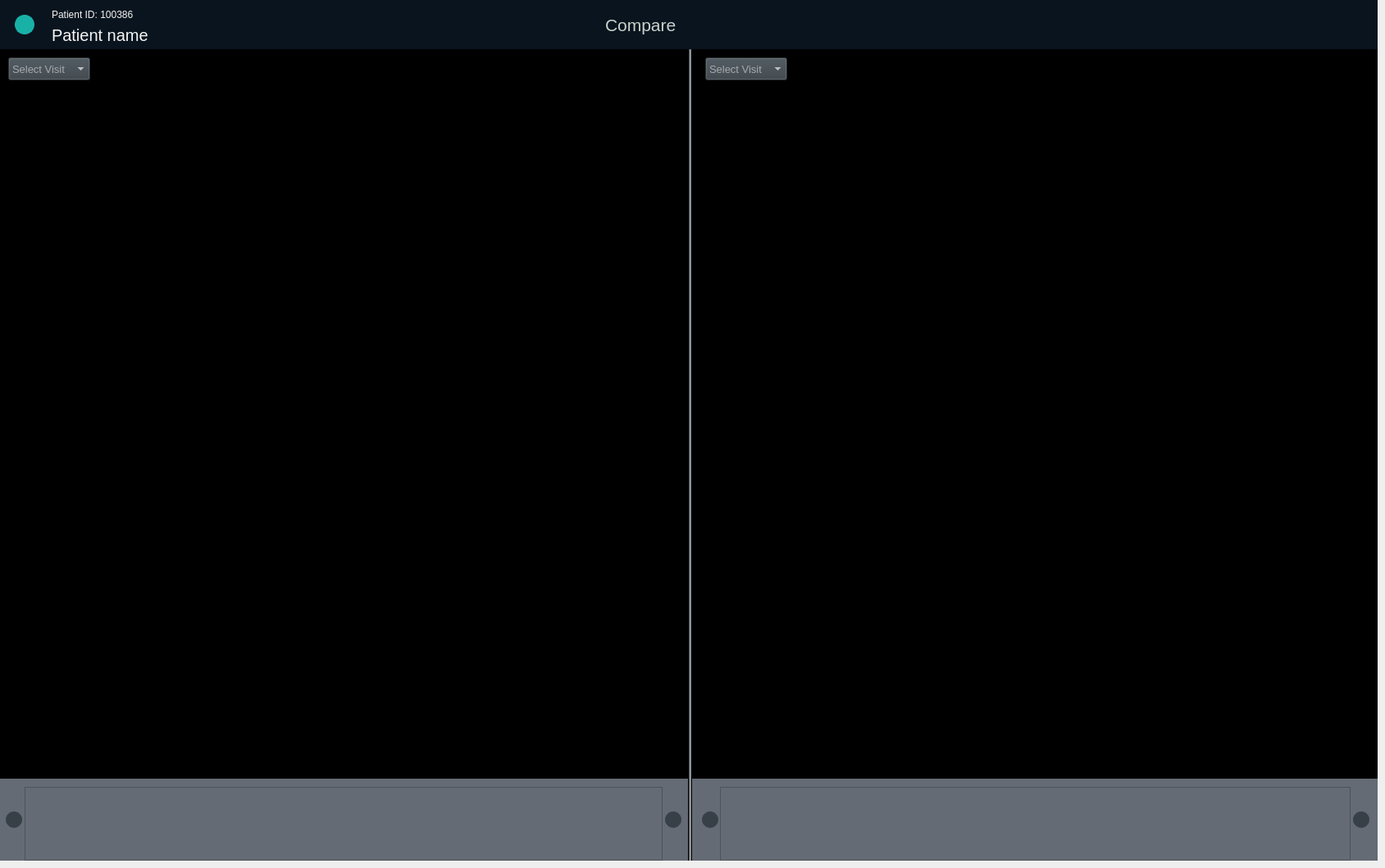
    <widget class="QWidget" name="compare_widget">
     <widget class="QFrame" name="frame_22">
      <property name="geometry">
       <rect>
        <x>0</x>
        <y>0</y>
        <width>1680</width>
        <height>60</height>
       </rect>
      </property>
      <property name="styleSheet">
       <string notr="true">background-color: rgb(10, 20, 30);</string>
      </property>
      <property name="frameShape">
       <enum>QFrame::NoFrame</enum>
      </property>
      <widget class="QPushButton" name="btn_back_compare">
       <property name="geometry">
        <rect>
         <x>18</x>
         <y>18</y>
         <width>24</width>
         <height>24</height>
        </rect>
       </property>
       <property name="styleSheet">
        <string notr="true">background-color: rgb(24, 177, 168);
border-radius: 12px;
border: 2px solid rgb(24, 177, 168);</string>
       </property>
       <property name="text">
        <string/>
       </property>
       <property name="icon">
        <iconset resource="myresource.qrc">
         <normaloff>:/new/prefix_stack/images/chevron-left.png</normaloff>:/new/prefix_stack/images/chevron-left.png</iconset>
       </property>
      </widget>
      <widget class="QLabel" name="lbl_compare_pid">
       <property name="geometry">
        <rect>
         <x>63</x>
         <y>10</y>
         <width>181</width>
         <height>16</height>
        </rect>
       </property>
       <property name="styleSheet">
        <string notr="true">color: rgb(245, 246, 245);
font: 500 11pt &quot;Ubuntu&quot;;</string>
       </property>
       <property name="text">
        <string>Patient ID: 100386</string>
       </property>
      </widget>
      <widget class="QLabel" name="lbl_compare_pname">
       <property name="geometry">
        <rect>
         <x>63</x>
         <y>30</y>
         <width>181</width>
         <height>25</height>
        </rect>
       </property>
       <property name="font">
        <font>
         <family>Ubuntu</family>
         <pointsize>15</pointsize>
         <italic>false</italic>
         <bold>false</bold>
        </font>
       </property>
       <property name="styleSheet">
        <string notr="true">color: rgb(245, 246, 245);
font: 500 15pt &quot;Ubuntu&quot;;</string>
       </property>
       <property name="text">
        <string>Patient name</string>
       </property>
      </widget>
      <widget class="QLabel" name="label_66">
       <property name="geometry">
        <rect>
         <x>738</x>
         <y>15</y>
         <width>121</width>
         <height>31</height>
        </rect>
       </property>
       <property name="font">
        <font>
         <family>Ubuntu</family>
         <pointsize>16</pointsize>
         <italic>false</italic>
         <bold>false</bold>
        </font>
       </property>
       <property name="styleSheet">
        <string notr="true">font: 500 16pt &quot;Ubuntu&quot;;
color: rgb(200, 211, 204);</string>
       </property>
       <property name="text">
        <string>Compare</string>
       </property>
      </widget>
      <widget class="QLabel" name="label_64">
       <property name="geometry">
        <rect>
         <x>1472</x>
         <y>15</y>
         <width>117</width>
         <height>28</height>
        </rect>
       </property>
       <property name="text">
        <string/>
       </property>
       <property name="pixmap">
        <pixmap>:/new/prefix_topheader/image/logo_with_text.png</pixmap>
       </property>
      </widget>
     </widget>
     <widget class="QFrame" name="frame_23">
      <property name="geometry">
       <rect>
        <x>0</x>
        <y>60</y>
        <width>1680</width>
        <height>990</height>
       </rect>
      </property>
      <property name="styleSheet">
       <string notr="true">background-color: rgb(0, 0, 0);</string>
      </property>
      <property name="frameShape">
       <enum>QFrame::NoFrame</enum>
      </property>
      <widget class="Line" name="line_6">
       <property name="geometry">
        <rect>
         <x>840</x>
         <y>0</y>
         <width>3</width>
         <height>1050</height>
        </rect>
       </property>
       <property name="styleSheet">
        <string notr="true">background-color: rgb(132, 137, 143);</string>
       </property>
       <property name="orientation">
        <enum>Qt::Vertical</enum>
       </property>
      </widget>
      <widget class="QFrame" name="frame_24">
       <property name="geometry">
        <rect>
         <x>0</x>
         <y>890</y>
         <width>839</width>
         <height>100</height>
        </rect>
       </property>
       <property name="styleSheet">
        <string notr="true">background-color: rgb(100, 107, 116);</string>
       </property>
       <property name="frameShape">
        <enum>QFrame::NoFrame</enum>
       </property>
       <widget class="QPushButton" name="btn_visit_back_left">
        <property name="geometry">
         <rect>
          <x>5</x>
          <y>38</y>
          <width>24</width>
          <height>24</height>
         </rect>
        </property>
        <property name="styleSheet">
         <string notr="true">background-color: #374047;
border-radius: 12px;
border: 2px solid #646B74;</string>
        </property>
        <property name="text">
         <string/>
        </property>
        <property name="icon">
         <iconset resource="myresource.qrc">
          <normaloff>:/new/prefix_stack/images/chevron-left.png</normaloff>:/new/prefix_stack/images/chevron-left.png</iconset>
        </property>
       </widget>
       <widget class="QPushButton" name="btn_visit_next_left">
        <property name="enabled">
         <bool>true</bool>
        </property>
        <property name="geometry">
         <rect>
          <x>809</x>
          <y>38</y>
          <width>24</width>
          <height>24</height>
         </rect>
        </property>
        <property name="styleSheet">
         <string notr="true">background-color: #374047;
border-radius: 12px;
border: 2px solid #646B74;</string>
        </property>
        <property name="text">
         <string/>
        </property>
        <property name="icon">
         <iconset resource="myresource.qrc">
          <normaloff>:/new/prefix_stack/images/chevron-right.png</normaloff>:/new/prefix_stack/images/chevron-right.png</iconset>
        </property>
       </widget>
       <widget class="QListWidget" name="left_thumbnail_list">
        <property name="geometry">
         <rect>
          <x>30</x>
          <y>10</y>
          <width>778</width>
          <height>90</height>
         </rect>
        </property>
        <property name="flow">
         <enum>QListView::LeftToRight</enum>
        </property>
        <property name="spacing">
         <number>5</number>
        </property>
       </widget>
      </widget>
      <widget class="QFrame" name="frame_25">
       <property name="geometry">
        <rect>
         <x>844</x>
         <y>890</y>
         <width>836</width>
         <height>100</height>
        </rect>
       </property>
       <property name="styleSheet">
        <string notr="true">background-color: rgb(100, 107, 116);</string>
       </property>
       <property name="frameShape">
        <enum>QFrame::NoFrame</enum>
       </property>
       <widget class="QPushButton" name="btn_visit_next_right">
        <property name="geometry">
         <rect>
          <x>804</x>
          <y>38</y>
          <width>24</width>
          <height>24</height>
         </rect>
        </property>
        <property name="styleSheet">
         <string notr="true">background-color: #374047;
border-radius: 12px;
border: 2px solid #646B74;</string>
        </property>
        <property name="text">
         <string/>
        </property>
        <property name="icon">
         <iconset resource="myresource.qrc">
          <normaloff>:/new/prefix_stack/images/chevron-right.png</normaloff>:/new/prefix_stack/images/chevron-right.png</iconset>
        </property>
       </widget>
       <widget class="QPushButton" name="btn_visit_back_right">
        <property name="geometry">
         <rect>
          <x>10</x>
          <y>38</y>
          <width>24</width>
          <height>24</height>
         </rect>
        </property>
        <property name="styleSheet">
         <string notr="true">background-color: #374047;
border-radius: 12px;
border: 2px solid #646B74;</string>
        </property>
        <property name="text">
         <string/>
        </property>
        <property name="icon">
         <iconset resource="myresource.qrc">
          <normaloff>:/new/prefix_stack/images/chevron-left.png</normaloff>:/new/prefix_stack/images/chevron-left.png</iconset>
        </property>
       </widget>
       <widget class="QListWidget" name="right_thumbnail_list">
        <property name="geometry">
         <rect>
          <x>34</x>
          <y>10</y>
          <width>769</width>
          <height>90</height>
         </rect>
        </property>
       </widget>
      </widget>
      <widget class="QComboBox" name="cmb_left_vid">
       <property name="geometry">
        <rect>
         <x>10</x>
         <y>10</y>
         <width>100</width>
         <height>28</height>
        </rect>
       </property>
       <property name="font">
        <font>
         <family>Ubuntu</family>
         <pointsize>10</pointsize>
        </font>
       </property>
       <property name="styleSheet">
        <string notr="true">background-color: rgb(55, 64, 71);
color: rgb(255, 255, 255);</string>
       </property>
       <property name="placeholderText">
        <string>Select Visit</string>
       </property>
      </widget>
      <widget class="QFrame" name="frame_26">
       <property name="geometry">
        <rect>
         <x>690</x>
         <y>10</y>
         <width>140</width>
         <height>31</height>
        </rect>
       </property>
       <property name="frameShape">
        <enum>QFrame::NoFrame</enum>
       </property>
       <widget class="QPushButton" name="btn_compare_left_zoomout">
        <property name="geometry">
         <rect>
          <x>10</x>
          <y>0</y>
          <width>26</width>
          <height>26</height>
         </rect>
        </property>
        <property name="styleSheet">
         <string notr="true">background-color: transparent;
border-color: transparent;
border-radius: 0px;</string>
        </property>
        <property name="text">
         <string/>
        </property>
        <property name="icon">
         <iconset resource="myresource.qrc">
          <normaloff>:/new/prefix_stack/images/zoom_out.png</normaloff>:/new/prefix_stack/images/zoom_out.png</iconset>
        </property>
        <property name="iconSize">
         <size>
          <width>20</width>
          <height>20</height>
         </size>
        </property>
       </widget>
       <widget class="QPushButton" name="btn_compare_left_zoomin">
        <property name="geometry">
         <rect>
          <x>40</x>
          <y>0</y>
          <width>26</width>
          <height>26</height>
         </rect>
        </property>
        <property name="styleSheet">
         <string notr="true">background-color: transparent;
border-color: transparent;
border-radius: 0px;</string>
        </property>
        <property name="text">
         <string/>
        </property>
        <property name="icon">
         <iconset resource="myresource.qrc">
          <normaloff>:/new/prefix_stack/images/zoom_in.png</normaloff>:/new/prefix_stack/images/zoom_in.png</iconset>
        </property>
        <property name="iconSize">
         <size>
          <width>20</width>
          <height>20</height>
         </size>
        </property>
       </widget>
       <widget class="QPushButton" name="btn_compare_fit">
        <property name="geometry">
         <rect>
          <x>75</x>
          <y>0</y>
          <width>26</width>
          <height>26</height>
         </rect>
        </property>
        <property name="styleSheet">
         <string notr="true">background-color: transparent;
border-color: transparent;
border-radius: 0px;</string>
        </property>
        <property name="text">
         <string/>
        </property>
        <property name="icon">
         <iconset resource="myresource.qrc">
          <normaloff>:/new/prefix_stack/images/zoom_to_fit_3.png</normaloff>:/new/prefix_stack/images/zoom_to_fit_3.png</iconset>
        </property>
        <property name="iconSize">
         <size>
          <width>24</width>
          <height>24</height>
         </size>
        </property>
       </widget>
       <widget class="QPushButton" name="btn_compare_single_wnd_left">
        <property name="geometry">
         <rect>
          <x>105</x>
          <y>0</y>
          <width>26</width>
          <height>26</height>
         </rect>
        </property>
        <property name="styleSheet">
         <string notr="true">background-color: transparent;
border-color: transparent;
border-radius: 0px;</string>
        </property>
        <property name="text">
         <string/>
        </property>
        <property name="icon">
         <iconset resource="myresource.qrc">
          <normaloff>:/new/prefix_stack/images/full_screen.png</normaloff>:/new/prefix_stack/images/full_screen.png</iconset>
        </property>
        <property name="iconSize">
         <size>
          <width>24</width>
          <height>24</height>
         </size>
        </property>
       </widget>
      </widget>
      <widget class="QComboBox" name="cmb_right_vid">
       <property name="geometry">
        <rect>
         <x>860</x>
         <y>10</y>
         <width>100</width>
         <height>28</height>
        </rect>
       </property>
       <property name="font">
        <font>
         <family>Ubuntu</family>
         <pointsize>10</pointsize>
        </font>
       </property>
       <property name="styleSheet">
        <string notr="true">background-color: rgb(55, 64, 71);
color: rgb(255, 255, 255);</string>
       </property>
       <property name="placeholderText">
        <string>Select Visit</string>
       </property>
      </widget>
      <widget class="QFrame" name="frame_29">
       <property name="geometry">
        <rect>
         <x>1530</x>
         <y>10</y>
         <width>140</width>
         <height>31</height>
        </rect>
       </property>
       <property name="frameShape">
        <enum>QFrame::NoFrame</enum>
       </property>
       <widget class="QPushButton" name="btn_compare_right_zoomout">
        <property name="geometry">
         <rect>
          <x>10</x>
          <y>0</y>
          <width>26</width>
          <height>26</height>
         </rect>
        </property>
        <property name="styleSheet">
         <string notr="true">background-color: transparent;
border-color: transparent;
border-radius: 0px;</string>
        </property>
        <property name="text">
         <string/>
        </property>
        <property name="icon">
         <iconset resource="myresource.qrc">
          <normaloff>:/new/prefix_stack/images/zoom_out.png</normaloff>:/new/prefix_stack/images/zoom_out.png</iconset>
        </property>
        <property name="iconSize">
         <size>
          <width>20</width>
          <height>20</height>
         </size>
        </property>
       </widget>
       <widget class="QPushButton" name="btn_compare_right_zoomin">
        <property name="geometry">
         <rect>
          <x>40</x>
          <y>0</y>
          <width>26</width>
          <height>26</height>
         </rect>
        </property>
        <property name="styleSheet">
         <string notr="true">background-color: transparent;
border-color: transparent;
border-radius: 0px;</string>
        </property>
        <property name="text">
         <string/>
        </property>
        <property name="icon">
         <iconset resource="myresource.qrc">
          <normaloff>:/new/prefix_stack/images/zoom_in.png</normaloff>:/new/prefix_stack/images/zoom_in.png</iconset>
        </property>
        <property name="iconSize">
         <size>
          <width>20</width>
          <height>20</height>
         </size>
        </property>
       </widget>
       <widget class="QPushButton" name="btn_compare_fit_2">
        <property name="geometry">
         <rect>
          <x>75</x>
          <y>0</y>
          <width>26</width>
          <height>26</height>
         </rect>
        </property>
        <property name="styleSheet">
         <string notr="true">background-color: transparent;
border-color: transparent;
border-radius: 0px;</string>
        </property>
        <property name="text">
         <string/>
        </property>
        <property name="icon">
         <iconset resource="myresource.qrc">
          <normaloff>:/new/prefix_stack/images/zoom_to_fit_3.png</normaloff>:/new/prefix_stack/images/zoom_to_fit_3.png</iconset>
        </property>
        <property name="iconSize">
         <size>
          <width>24</width>
          <height>24</height>
         </size>
        </property>
       </widget>
       <widget class="QPushButton" name="btn_compare_single_wnd_right">
        <property name="geometry">
         <rect>
          <x>105</x>
          <y>0</y>
          <width>26</width>
          <height>26</height>
         </rect>
        </property>
        <property name="styleSheet">
         <string notr="true">background-color: transparent;
border-color: transparent;
border-radius: 0px;</string>
        </property>
        <property name="text">
         <string/>
        </property>
        <property name="icon">
         <iconset resource="myresource.qrc">
          <normaloff>:/new/prefix_stack/images/full_screen.png</normaloff>:/new/prefix_stack/images/full_screen.png</iconset>
        </property>
        <property name="iconSize">
         <size>
          <width>24</width>
          <height>24</height>
         </size>
        </property>
       </widget>
      </widget>
      <widget class="QGraphicsView" name="lbl_compare_left_image">
       <property name="geometry">
        <rect>
         <x>18</x>
         <y>50</y>
         <width>801</width>
         <height>821</height>
        </rect>
       </property>
      </widget>
      <widget class="QGraphicsView" name="lbl_compare_right_image">
       <property name="geometry">
        <rect>
         <x>860</x>
         <y>50</y>
         <width>801</width>
         <height>821</height>
        </rect>
       </property>
      </widget>
     </widget>
    </widget>
